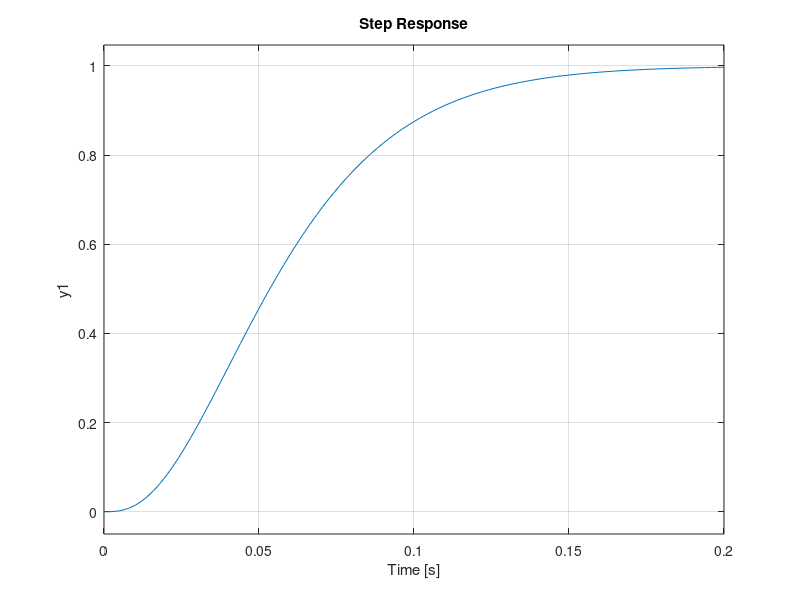

The MATLAB script that drew this image: (Note: this script raises an error after producing the figure.)
%% Commande MCC continu

%Parametres
R = 2.0;
L = 0.5;
Km = sqrt(0.4407);
Kb = sqrt(0.4407);
Kf = Km*Kb;
J = 0.08;

% Espace d'état 
A = [   0       1           0;
        0       -Kf/J       1/J;
        0       -Km*Kb/L    -R/L;]
B = [0; 0; Km/L];
Bd = [0; 1/J; 0;];
C = [1 0 0];
D = 0


%Commandable / Observable
C0 = ctrb(A,B);
Obs = obsv(A,C);

rank_co = rank(C0) %Commandable ok
rank_obs = rank(Obs) %Observable ok

%Calcul de la fonction de transfert
s = tf('s')

G = tf(ss(A,B,C,D))

poles_g = pole(G)
zeros_g = zero(G)

%% Commande par retout d'état

Tc = 0.02
K = acker(A,B,[-1/Tc,-1/Tc, -1/Tc])
Kc = -inv(C*inv(A-B*K)*B)
Kd = Kc*(-C*inv(A-B*K)*Bd)
sys_bf = ss(A-B*K,B*Kc,C,0);

step(sys_bf)

%% Observateur
T0 = .05
L = acker(A',[1 1 0]',[-1/T0,-1/T0,-1/T0])'

%% Reconstruction de perturbation
Ad = 0; Bd = [0; 1/J; 0;]; Cd = 1; Dd = 0;

Ao = [A Bd*Cd;[0 0 0] Ad];
Bo = [B;0];
Co = [C 0];
Bdo = [0;1/J;0;0]
T0 = 1e-1
La = acker(Ao',[1 1 0 0]',[-1/T0,-1/T0, -1/T0,-1/T0])'

%% Commande LQI
Aa = [A zeros(3,1); -C 0]
Ba = [B;0];

Tc = 9e-2;

Q = (1/Tc)*inv(gramt(Aa,Ba,Tc))
R = 1
[Klqi,S,E] = lqi(ss(A,B,C,0),Q,R)
K_lqi = Klqi(1:3)
Ki = -Klqi(4)
Kc_lqi = -inv(C*inv(A-B*K_lqi)*B)
Kd_lqi = Kc_lqi*(-C*inv(A-B*K_lqi)*Bd)
%sys = ss([A-B*K_lqi,B*Ki;-C 0],[0;0;1],[C 0],0)
%step(sys)



%% Vector of input values
Vect = []
i = 0
for t=0:0.5:10
    t
    i = i+1
    if mod(i,2) == 0
        Vect(i) = -1
    else
        Vect(i) = 1
    end

end

Vect2 = -Vect

%% Discrete system
%CNA Bloqueur d'ordre 0
Ac = A; Bc = B; Cc = C; Dc = 0;

Te = 0.05;
sys_d = c2d(ss(A,B,C,D),Te,'zoh') %Système discret 

syspc = d2c(sys_d,'tustin') %Système pseudo-continu méthode tustin

%% LQI commande pseudo-continuous system

Aa_pc = [syspc.a zeros(3,1); -syspc.c 0]
Ba_pc = [syspc.b;0];

Tc = 0.5;

Q = (1/Tc)*inv(gramt(Aa_pc,Ba_pc,Tc))
R = 1
[Klqi_pc,S,E] = lqi(syspc,Q,R)
K_lqi_pc = Klqi_pc(1:3)
Ki_d = -Klqi_pc(4)

K_d_lqi = inv((2/Te)+K_lqi_pc*sys_d.b)*K_lqi_pc*(sys_d.a+eye(3))

%% Observateur discret avec reconstruction de pertrubation
Ad_d = 0; Bd_d = [0; 1/J; 0;]; 
Cd_d = 1; Dd_d = 0;

Ao = [sys_d.a Bd_d*Cd_d;[0 0 0] Ad_d];
Bo = [sys_d.b;0];
Co = [sys_d.c 0];
Bdo = [0;1/J;0;0]
T0 = 10
La = acker(Ao',[1 1 0 0]',[-1/T0,-1/T0, -1/T0,-1/T0])'


%% RST
%Conception d'un régulateur
Tc = 0.2; Tf = 1e-1;
[Bmat,Amat] = tfdata(G,'v')
A_barre =conv(Amat,[1 0]);

%polynome de commande

Crst = ppcom(Bmat,Amat,Tc)

%polynome de filtrage 

Frst = ppfil(Bmat,A_barre,Tf)

%bezout

[Srst,Rrst] = bezout(Bmat,A_barre,conv(Crst,Frst))
Srst = conv(Srst,[1,0])
%F = conv(F,[0,1])
Trst = (1/8.207)*Crst(4)*Frst

Krst=tf(Rrst,Srst)



%% RST Discret
%Conception d'un régulateur
Tc = 0.3; Tf = 0.3
%Parametres


[Bmat,Amat] = tfdata(G,'v')
A_barre =conv(Amat,[1 0]);

%polynome de commande

Crst = ppcom(Bmat,Amat,Tc)

%polynome de filtrage 

Frst = ppfil(Bmat,A_barre,Tf)

%bezout

[Srst,Rrst] = bezout(Bmat,A_barre,conv(Crst,Frst))
Srst = conv(Srst,[1,0])
%F = conv(F,[0,1])
Trst = (1/8.207)*Crst(4)*Frst

%From continuous to discrete
ConsPol = c2d(tf(Trst,Frst),Te,'tustin')
SatPol = c2d(tf(Frst-Srst,Frst),Te,'tustin')
RetPol = c2d(tf(Rrst,Frst),Te,'tustin')
Process = c2d(tf(Bmat,Amat),Te,'tustin')

[ConsPolNum,ConsPolDen] = tfdata(ConsPol,'v')
[SatPolNum,SatPolDen] = tfdata(SatPol,'v')
[RetPolNum,RetPolDen] = tfdata(RetPol,'v')
[ProcessPolNum,ProcessPolDen] = tfdata(Process,'v')

%%
%% RST Discret
%Conception d'un régulateur
Tc = 1e-2; Tf = 1e-3; Te = 1e-3
%Parametres
kt = 1.1459
ke = 1.1459
R = 2
L = 0.25
J = 0.4

G2 = tf(kt,[0 L*J R*J kt*ke]) 

[Bmat,Amat] = tfdata(G2,'v')
A_barre =conv(Amat,[1 0]);

%polynome de commande

Crst = ppcom(Bmat,Amat,Tc)

%polynome de filtrage 

Frst = ppfil(Bmat,A_barre,Tf)

%bezout

[Srst,Rrst] = bezout(Bmat,A_barre,conv(Crst,Frst))
Srst = conv(Srst,[1,0])
%F = conv(F,[0,1])
Trst = Crst(3)*Frst

%From continuous to discrete
ConsPol = c2d(tf(Trst,Frst),Te,'tustin')
SatPol = c2d(tf(Frst-Srst,Frst),Te,'tustin')
RetPol = c2d(tf(Rrst,Frst),Te,'tustin')
Process = c2d(tf(Bmat,Amat),Te,'tustin')

[ConsPolNum,ConsPolDen] = tfdata(ConsPol,'v')
[SatPolNum,SatPolDen] = tfdata(SatPol,'v')
[RetPolNum,RetPolDen] = tfdata(RetPol,'v')
[ProcessPolNum,ProcessPolDen] = tfdata(Process,'v')